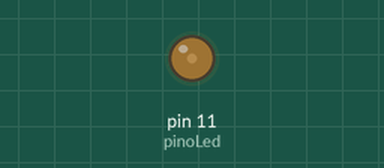
Simulated run of this sketch. Board: Arduino Uno, built with avr-gcc and run on an emulated ATmega328P. Shown: output pins drawn as LEDs (lit = HIGH).

Above: at 4.85 s.
At 10.05 s:
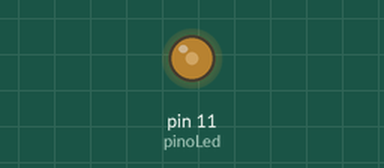
At 15.25 s:
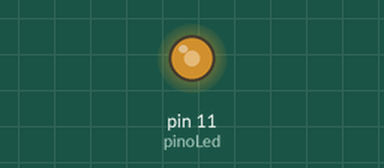
At 25.7 s:
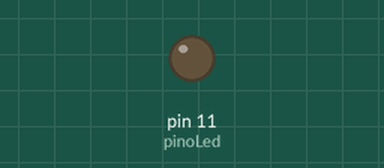
Timing chart, 0 to 27.2 s (numbered marks = the images above):
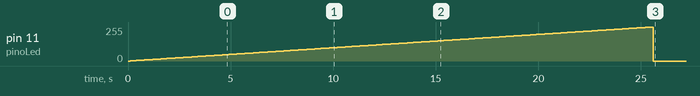

The sketch:

fade-in.ino
```cpp
/* Define a porta PWM 11 como pino do LED.             */
int pinoLed = 11;
int incremento = 1; /* Incremento do brilho do LED.    */
int brilho = 0; /* Variável do brilho do LED.          */
void setup() {
  /* Define o pino do LED como saída.                  */
  pinMode(pinoLed, OUTPUT);
}
void loop() {
  /* Incrementa o brilho do LED de 0 a 255. */
  for (brilho; brilho <= 256; brilho += incremento) {
    /* Ajusta a intensidade do brilho a cada incremento. */
    analogWrite(pinoLed, brilho);
    /* Aguarda 100 milissegundos para aumentar o brilho. */
    delay(100);
  }
}
```

Measured:
- by itself, pin 11 (pinoLed): rises from 0/255 to 255/255 in 25.4 s, then falls to 0/255 in 0.10 s
